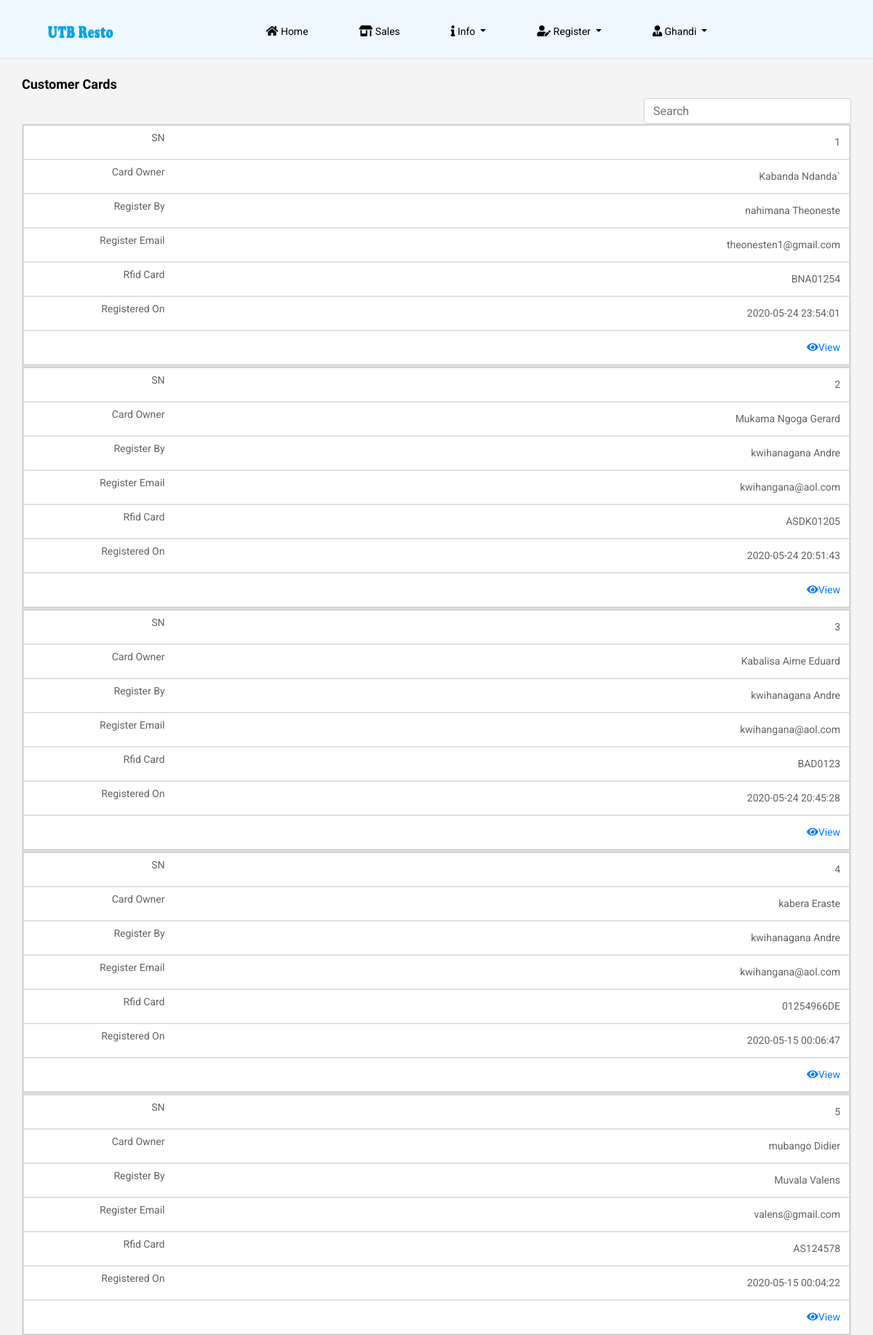
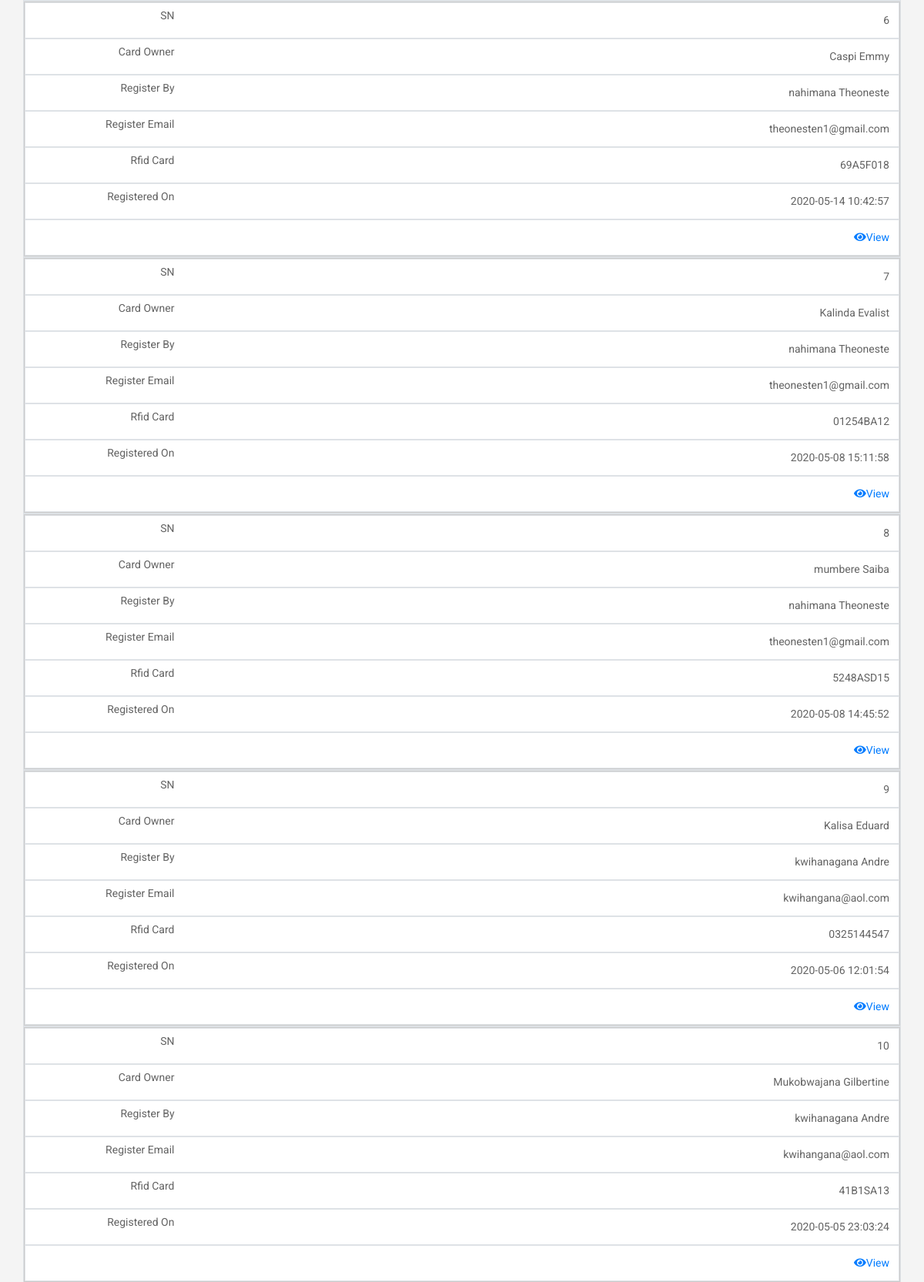
The app's page /card-info.php (signed in, upper part) with its own data (2 pictures, top to bottom).
### tables this page shows
CREATE TABLE `users` (
  `user_id` int(11) NOT NULL,
  `user_fname` varchar(20) NOT NULL,
  `user_lname` varchar(20) NOT NULL,
  `user_email` varchar(30) NOT NULL,
  `user_password` varchar(100) NOT NULL,
  `user_phone` varchar(13) NOT NULL,
  `user_gender` varchar(6) NOT NULL,
  `user_dob` date NOT NULL,
  `user_username` varchar(20) NOT NULL,
  `role_id` int(11) NOT NULL,
  `register_date` timestamp NOT NULL DEFAULT CURRENT_TIMESTAMP ON UPDATE CURRENT_TIMESTAMP
);

CREATE TABLE `customers` (
  `customer_id` int(11) NOT NULL,
  `customer_fname` varchar(30) NOT NULL,
  `customer_lname` varchar(30) NOT NULL,
  `gender` varchar(6) NOT NULL,
  `dob` date NOT NULL,
  `register_date` timestamp NOT NULL DEFAULT CURRENT_TIMESTAMP ON UPDATE CURRENT_TIMESTAMP
);

CREATE TABLE `rfid_card` (
  `id` int(11) NOT NULL,
  `card_id` varchar(30) NOT NULL,
  `customer_id` int(11) DEFAULT NULL,
  `register_date` timestamp NOT NULL DEFAULT CURRENT_TIMESTAMP ON UPDATE CURRENT_TIMESTAMP,
  `user_id` int(11) NOT NULL,
  `register_name` varchar(50) NOT NULL
);

### card-info.php (the view, shortened to what this page needs)
<!doctype html>
<html lang="en">
<?php
include('config.php');
$session = $_SESSION['name'];
$sel_admin = mysqli_query($con, "select user_type,status from admin where admin_name = '$session'");
while($row = mysqli_fetch_array($sel_admin)){
    $status = $row['status'];
}
if(!$_SESSION['name']){
header("location: index.php");
}
else if( $status != 'Active'){
    header("location: access-revoked.php");
}
else{
?>
<head>
    <link rel="stylesheet" href="css/bootstrap.min.css">
    <link rel="stylesheet" href="css/animate.css">
    <link rel="stylesheet" href="css/owl.carousel.min.css">
    <link rel="stylesheet" href="css/all.css">
    <link rel="stylesheet" href="css/flaticon.css">
    <link rel="stylesheet" href="css/themify-icons.css">
    <link rel="stylesheet" href="css/magnific-popup.css">
    <link rel="stylesheet" href="css/slick.css">
    <link rel="stylesheet" href="css/style.css">
    <link rel="stylesheet" href="./charts/css/responsive.css">
  <link href="https://maxcdn.bootstrapcdn.com/font-awesome/latest/css/font-awesome.min.css" rel="stylesheet">
</head>
<body>
<div id="container">
    <div class="head-color">
   <header class="main_menu home_menu">
        <div class="container-fluid">
            <div class="row align-items-center justify-content-center">
                <div class="col-lg-11">
                    <nav class="navbar navbar-expand-lg navbar-light">
                        <a class="navbar-brand" href="home.php"> <img src="img/logo3.png" width="92px" height="21px" alt="logo"> </a>
                        <div class="collapse navbar-collapse main-menu-item" id="navbarSupportedContent">
                            <ul class="navbar-nav">
                                <li class="nav-item">
                                    <a class="nav-link" href="home.php">
                                    <i class="fas fa-home"></i> Home</a>
                                </li>
                                <li class="nav-item">
                                    <a class="nav-link" href="payment.php"><i class="fas fa-store-alt"></i> Sales</a>
                                </li>
                                <li class="nav-item dropdown">
                                    <a class="nav-link dropdown-toggle" href="" id="navbarDropdown_2"
                                        role="button" data-toggle="dropdown" aria-haspopup="true" aria-expanded="false">
                                        <i class="fas fa-info"></i> Info
                                    </a>
                                </li>
                                <li class="nav-item dropdown">
                                    <a class="nav-link dropdown-toggle" href="" id="navbarDropdown_2"
                                        role="button" data-toggle="dropdown" aria-haspopup="true" aria-expanded="false">
                                        <i class="fas fa-user-edit"></i> Register
                                    </a>
                                </li>
                                <li class="nav-item dropdown">
                                    <a class="nav-link dropdown-toggle" href="" id="navbarDropdown_2"
                                        role="button" data-toggle="dropdown" aria-haspopup="true" aria-expanded="false">
                                        <i class="fas fa-user-tie"></i> <?php echo $_SESSION['name']; ?>
                                    </a>
                                </li>
                            </ul>
                        </div>
                    </nav>
                </div>
            </div>
        </div>
    </header>
    <hr>
   </div>
<div id="page" class="clearfix">
<div class="container col-sm-10 col-md-10 col-lg-10">
<div style="display: flex;">
    <span><h4 style="margin-top: 8px;"><strong>Customer Cards</strong></h4></span>
</div>
        <div class="row">
        <div class="col-lg-12">
 <div class="form-group">
           <form>
           <input type="text" class="form-control pull-right" style="width:25%; height: 35px;" id="search" placeholder="Search">
          </form>
     </div>
 <table class="table-bordered table pull-right" id="mytable" cellspacing="0" style="width: 100%;">
  <?php
        if (isset($_GET['pageno'])) {
            $pageno = $_GET['pageno'];
        } else {
            $pageno = 1;
        }
        $no_of_records_per_page = 50;
        $offset = ($pageno-1) * $no_of_records_per_page;
        $total_pages_sql = "SELECT COUNT(*) FROM rfid_card";
        $result = mysqli_query($con,$total_pages_sql);
        $total_rows = mysqli_fetch_array($result)[0];
        $total_pages = ceil($total_rows / $no_of_records_per_page);
        $sql = "SELECT * FROM rfid_card order by register_date DESC LIMIT $offset, $no_of_records_per_page";
        $res_data = mysqli_query($con,$sql);
        if ($offset == 1) {
            $i = 0;
        } else {
            $i = $offset * $total_pages/2;
        }
        while($row = mysqli_fetch_array($res_data)){
                    $card = $row['card_id'];
                    $user_id = $row['user_id'];
                    $reg_name = $row['register_name'];
                    $reg_date = $row['register_date'];
                    $customer_id = $row['customer_id'];
					$sel_customer = mysqli_query($con,"select customer_fname, customer_lname from customers where customer_id = '$customer_id'");
					while($row = mysqli_fetch_array($sel_customer)){
					$customer_fname = $row['customer_fname'];
                    $customer_lname = $row['customer_lname'];
                    $owner = $customer_fname . " " . $customer_lname;
                    $sel_user = mysqli_query($con,"select user_email from users where user_id = '$user_id'");
					while($row = mysqli_fetch_array($sel_user)){
					$user_email = $row['user_email'];
					$i++;
	?>
  <tbody>
  <tr style="text-align: right;">
                <td><?php echo $i; ?></td>
				<td style="text-transform: capitalize"><?php echo $owner; ?></td>
				<td style="text-transform: capitalize"><?php echo $reg_name; ?></td>
				<td><?php echo $user_email; ?></td>
				<td><?php echo $card; ?></td>
				<td><?php echo $reg_date; ?></td>
				<td><a href="single-customer.php?id=<?php echo $customer_id ?>"><i class="fas fa-eye"></i>View</a></td>
			</tr>
  </tbody>
  <?php } } }?>
</table>
</div>
</div style="float: left;">
    </div>
</div>
</body>
</html>
<?php include('auto_logout.php'); } ?>

### css/all.css (style rules this page uses)
.fa, .fas, .far, .fal, .fab { -moz-osx-font-smoothing: grayscale; -webkit-font-smoothing: antialiased; display: inline-block; font-style: normal; font-variant: normal; text-rendering: auto; line-height: 1; }
.fa-eye:before { content: "\f06e"; }
.fa-home:before { content: "\f015"; }
.fa-info:before { content: "\f129"; }
.fa-store-alt:before { content: "\f54f"; }
.fa-user-edit:before { content: "\f4ff"; }
.fa-user-tie:before { content: "\f508"; }
.fa, .fas { font-family: 'Font Awesome 5 Free'; font-weight: 900; }

### charts/css/responsive.css (style rules this page uses)
@media only screen and (max-width: 760px),
(min-device-width: 768px) and (max-device-width: 1024px) { table, thead, tbody, th, td, tr { display: block; } }
@media only screen and (max-width: 760px),
(min-device-width: 768px) and (max-device-width: 1024px) { tr { border: 1px solid #ccc; } }
@media only screen and (max-width: 760px),
(min-device-width: 768px) and (max-device-width: 1024px) { td { border: none; border-bottom: 1px solid #eee; position: relative; padding-left: 50%; color: black; } }
@media only screen and (max-width: 760px),
(min-device-width: 768px) and (max-device-width: 1024px) { td:before { position: absolute; top: 6px; left: 10px; width: 25%; padding-right: 100px; white-space: nowrap; } }
@media only screen and (max-width: 760px),
(min-device-width: 768px) and (max-device-width: 1024px) { td:nth-of-type(1):before { content: "SN"; } }
@media only screen and (max-width: 760px),
(min-device-width: 768px) and (max-device-width: 1024px) { td:nth-of-type(2):before { content: "Card Owner"; } }
@media only screen and (max-width: 760px),
(min-device-width: 768px) and (max-device-width: 1024px) { td:nth-of-type(3):before { content: "Register By"; } }
@media only screen and (max-width: 760px),
(min-device-width: 768px) and (max-device-width: 1024px) { td:nth-of-type(4):before { content: "Register Email"; } }
@media only screen and (max-width: 760px),
(min-device-width: 768px) and (max-device-width: 1024px) { td:nth-of-type(5):before { content: "Rfid Card"; } }
@media only screen and (max-width: 760px),
(min-device-width: 768px) and (max-device-width: 1024px) { td:nth-of-type(6):before { content: "Registered On"; } }

### card-info.php (style rules this page uses)
td, th { padding: 10px; }
td { color: #636363; border: 1px solid #dddfe1; }
tr { background-color: #f9fafb; }
tr:nth-child(odd) { background-color: #ffffff; }
.head-color { background-color: aliceblue; }
header { height: 8vh; }
hr { color: rgb(13, 99, 175); }
html,body { margin: 0; padding:0; height: 100%; }
#container { min-height:100%; height: auto !important; height: 100%; position: relative; }
#page { margin: 0 auto; padding-bottom: 100px; }

### records on screen
rfid_card: register_name "Nahimana Theoneste", card "BNA01254", register_date "2020-05-24 23:54:01"
customers: owner "Kabanda Ndanda`"
users: user_email "theonesten1@gmail.com"
rfid_card: register_name "Kwihanagana Andre", card "ASDK01205", register_date "2020-05-24 20:51:43"
customers: owner "Mukama Ngoga Gerard"
users: user_email "kwihangana@aol.com"
rfid_card: register_name "Kwihanagana Andre", card "BAD0123", register_date "2020-05-24 20:45:28"
customers: owner "Kabalisa Aime Eduard"
rfid_card: register_name "Kwihanagana Andre", card "01254966DE", register_date "2020-05-15 00:06:47"
customers: owner "Kabera Eraste"
rfid_card: register_name "Muvala Valens", card "AS124578", register_date "2020-05-15 00:04:22"
customers: owner "Mubango Didier"
users: user_email "valens@gmail.com"
rfid_card: register_name "Nahimana Theoneste", card "69A5F018", register_date "2020-05-14 10:42:57"
customers: owner "Caspi Emmy"
rfid_card: register_name "Nahimana Theoneste", card "01254BA12", register_date "2020-05-08 15:11:58"
customers: owner "Kalinda Evalist"
rfid_card: register_name "Nahimana Theoneste", card "5248ASD15", register_date "2020-05-08 14:45:52"
customers: owner "Mumbere Saiba"
rfid_card: register_name "Kwihanagana Andre", card "0325144547", register_date "2020-05-06 12:01:54"
customers: owner "Kalisa Eduard"
rfid_card: register_name "Kwihanagana Andre", card "41B1SA13", register_date "2020-05-05 23:03:24"
customers: owner "Mukobwajana Gilbertine"

### other values on screen
$_SESSION['name'] "Ghandi"
